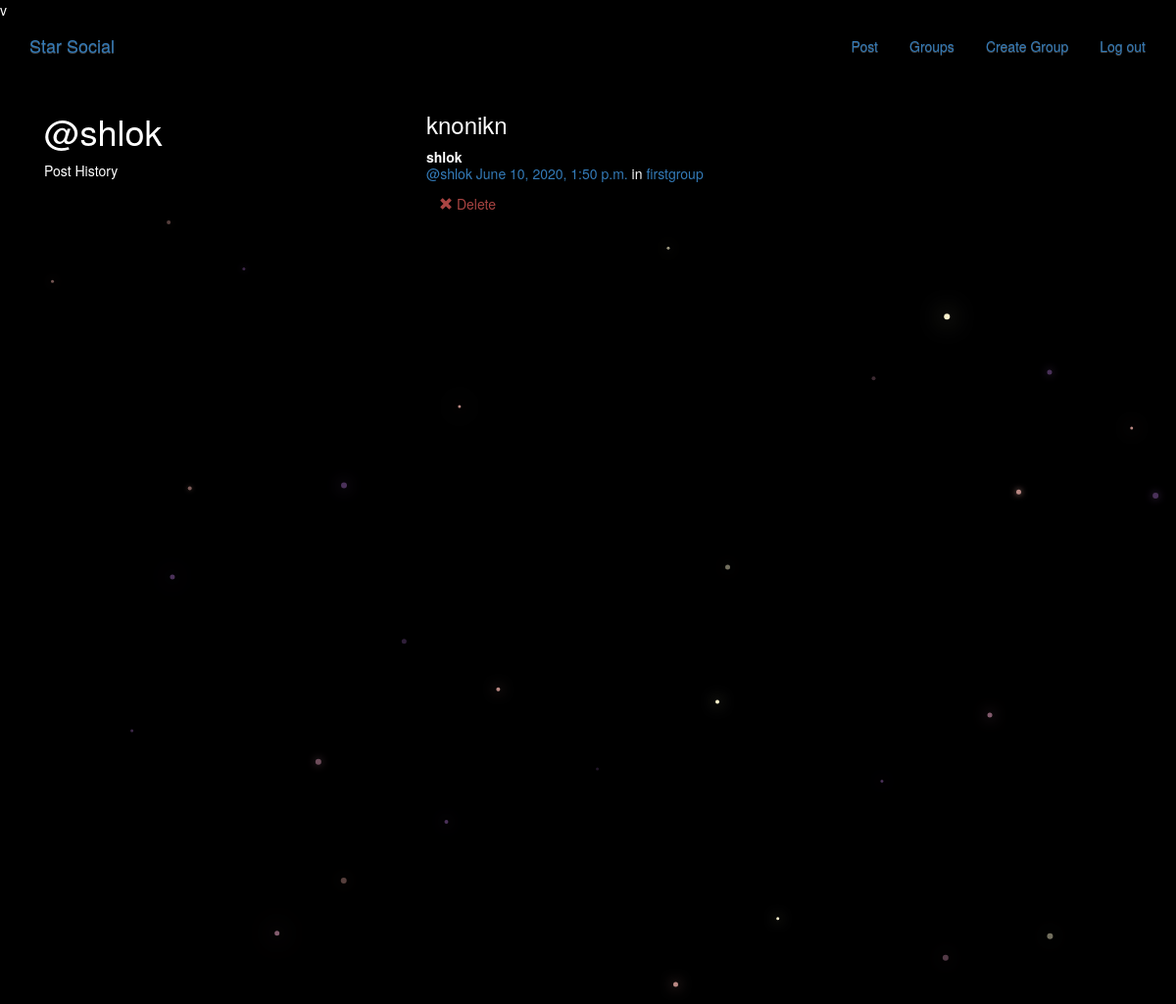
/posts/by/shlok/ (signed in), run on the app's committed database.
### posts/models.py (models this page shows, shortened)
class Post(models.Model):
    user = models.ForeignKey(User,on_delete=models.CASCADE, related_name="posts")
    created_at = models.DateTimeField(auto_now=True)
    message = models.TextField()
    message_html = models.TextField(editable=False)
    group = models.ForeignKey(Group,on_delete=models.CASCADE, related_name="posts",null=True, blank=True)
    class Meta:
        ordering = ["-created_at"]
        unique_together = ["user", "message"]

### groups/models.py (models this page shows, shortened)
class Group(models.Model):
    name = models.CharField(max_length=255, unique=True)
    slug = models.SlugField(allow_unicode=True, unique=True)
    description = models.TextField(blank=True, default='')
    description_html = models.TextField(editable=False, default='', blank=True)
    members = models.ManyToManyField(User,through="GroupMember")
    class Meta:
        ordering = ["name"]

### posts/views.py (the view)
# urls.py: url(r"by/(?P<username>[-\w]+)/$",views.UserPosts.as_view(),name="for_user"),
class UserPosts(generic.ListView):
    model = models.Post
    template_name = "posts/user_post_list.html"
    def get_queryset(self):
        try:
            self.post_user = User.objects.prefetch_related("posts").get(
                username__iexact=self.kwargs.get("username")
            )
        except User.DoesNotExist:
            raise Http404
        else:
            return self.post_user.posts.all()
    def get_context_data(self, **kwargs):
        context = super().get_context_data(**kwargs)
        context["post_user"] = self.post_user
        return context

### posts/templates/posts/user_post_list.html
v{% extends "posts/post_base.html" %}
{% block prepost %}
<div class="col-md-4">
	<h1>@{{ post_user.username }}</h1>
	<p>Post History</p>
</div>
{% endblock %}
{% block post_content %}
<div class="col-md-8">
	{% for post in post_list %}
		{% include "posts/_post.html" %}
	{% endfor %}
</div>
{% endblock %}

### posts/templates/posts/_post.html
<div class="post media">
	<h3>{{ post.message_html|safe }}</h3>
	<div class="media-body">
		<strong>{{ post.user.username }}</strong>
		<h5 class="media-heading">
			<span class="username"><a href="{% url 'posts:for_user' username=post.user.username %}">@{{ post.user.username }}</a></span>
			<time class="time"><a href="{% url 'posts:single' username=post.user.username pk=post.pk %}">{{ post.created_at }}</a></time>
			{% if post.group %}
			<span class="group-name">in <a href="#">{{ post.group.name }}</a></span>
			{% endif %}
		</h5>
		<div class="media-footer">
			{% if user.is_authenticated and post.user == user and not hide_delete %}
				<a href="{% url 'posts:delete' pk=post.pk %}" title="delete" class="btn btn-simple">
					<span class="glyphicon glyphicon-remove text-danger" aria-hidden="true"></span>
					<span class="text-danger icon-label">Delete</span>
				</a>
			{% endif %}
		</div>
	</div>
</div>

### static/simplesocial/css/master.css (style rules this page uses)
body { margin: 0; overflow: hidden; background-color: black; color:white; }

### data on the page
Post: message_html "knonikn", user.username "shlok", created_at "June 10, 2020, 1:50 p.m.", group.name "firstgroup", shows "Delete"

### other printed values
{{ post_user.username }} "shlok"
